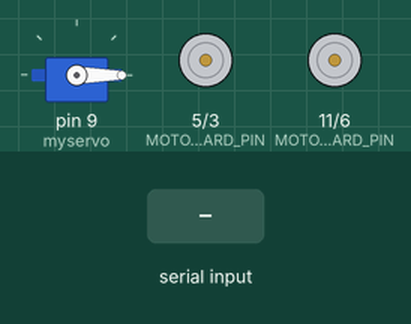
Simulated run of this sketch. Board: Arduino Uno, built with avr-gcc and run on an emulated ATmega328P. Shown: servo, motor-driver pin pairs drawn as motors (green arrow = first pin HIGH = forward, orange = second pin HIGH = backward, longer = more drive). Inputs (shaded band) come from the test bench.

Above: at 1.2 s.
1.3 s: "F" received over Serial
At 2.5 s:
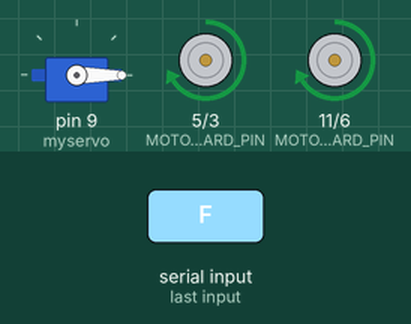
2.8 s: byte 86 ('V') received over Serial
At 3.8 s:
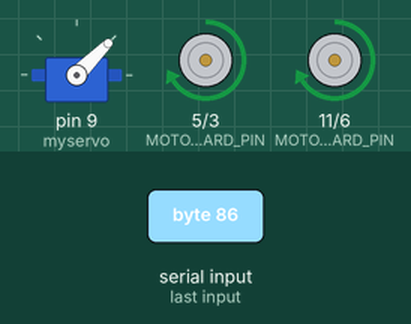
4.3 s: "B" received over Serial
At 4.8 s:
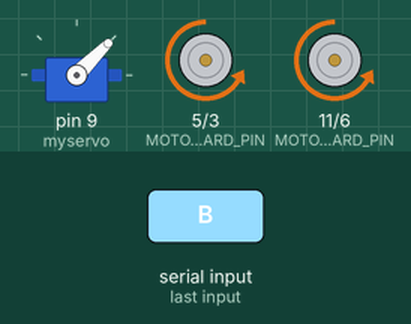
5.8 s: "L" received over Serial
At 7.0 s:
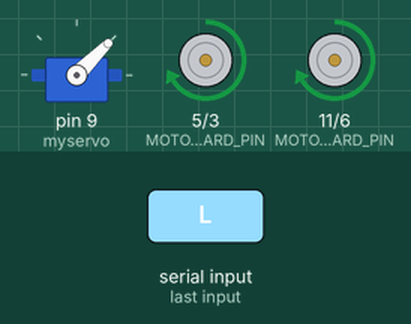
7.3 s: "R" received over Serial
At 8.3 s:
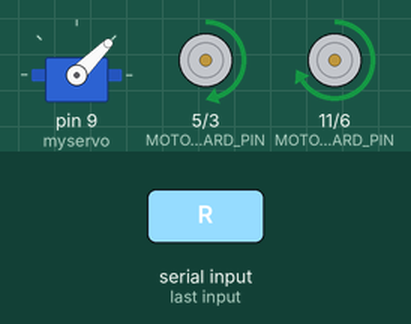
8.8 s: "E" received over Serial
At 9.4 s:
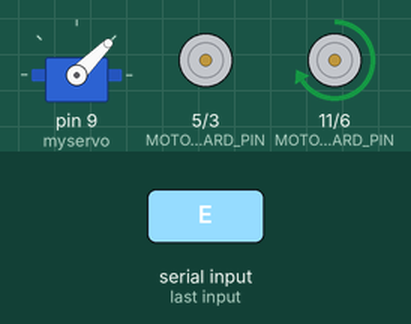
Timing chart, 0 to 11.3 s (numbered marks = the images above; inputs shaded):
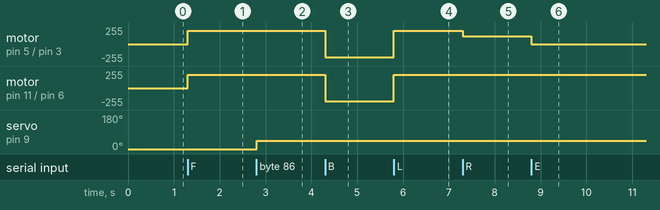

The sketch:

robocar_complete.ino
```cpp
//defining all the pins that the motors are attached to:
#define MOTORS_LEFT_BACKWARD_PIN 6
#define MOTORS_LEFT_FORWARD_PIN 11
#define MOTORS_RIGHT_BACKWARD_PIN 3
#define MOTORS_RIGHT_FORWARD_PIN 5

char answer;
int pos = 0;

//the servo:
#include <Servo.h>
Servo myservo;

//all the sensor stuff
#include <Wire.h>
#include <VL53L1X.h>
VL53L1X sensor;

void setup() {
  // put your setup code here, to run once:
  Serial.begin(115200);
  pinMode(MOTORS_LEFT_BACKWARD_PIN, OUTPUT);
  pinMode(MOTORS_LEFT_FORWARD_PIN, OUTPUT);
  pinMode(MOTORS_RIGHT_BACKWARD_PIN, OUTPUT);
  pinMode(MOTORS_RIGHT_FORWARD_PIN, OUTPUT);
  Wire.begin();
  Wire.setClock(400000); // use 400 kHz I2C
  sensor.setTimeout(500);
  myservo.attach(9);
  myservo.write(pos);
}

void move_forward() {
    analogWrite(MOTORS_LEFT_FORWARD_PIN, 200);
    analogWrite(MOTORS_RIGHT_FORWARD_PIN, 200);
    analogWrite(MOTORS_RIGHT_BACKWARD_PIN, 0);
    analogWrite(MOTORS_LEFT_BACKWARD_PIN, 0);
}

void move_backward() {
    analogWrite(MOTORS_LEFT_BACKWARD_PIN, 200);
    analogWrite(MOTORS_RIGHT_BACKWARD_PIN, 200);
    analogWrite(MOTORS_LEFT_FORWARD_PIN, 0);
    analogWrite(MOTORS_RIGHT_FORWARD_PIN, 0);
}

void turn_left() {
    analogWrite(MOTORS_LEFT_FORWARD_PIN, 120);
    analogWrite(MOTORS_LEFT_BACKWARD_PIN, 0);
    analogWrite(MOTORS_RIGHT_FORWARD_PIN, 200);
    analogWrite(MOTORS_RIGHT_BACKWARD_PIN, 0);
}

void turn_right() {
    analogWrite(MOTORS_LEFT_FORWARD_PIN, 200);
    analogWrite(MOTORS_LEFT_BACKWARD_PIN, 0);
    analogWrite(MOTORS_RIGHT_FORWARD_PIN, 120);
    analogWrite(MOTORS_RIGHT_BACKWARD_PIN, 0);
}

void sharp_right() {
    analogWrite(MOTORS_LEFT_BACKWARD_PIN, 0);
    analogWrite(MOTORS_RIGHT_BACKWARD_PIN, 0);
    analogWrite(MOTORS_LEFT_FORWARD_PIN, 200);
    analogWrite(MOTORS_RIGHT_FORWARD_PIN, 0);
}

void sharp_left() {
    analogWrite(MOTORS_LEFT_BACKWARD_PIN, 0);
    analogWrite(MOTORS_RIGHT_BACKWARD_PIN, 0);
    analogWrite(MOTORS_LEFT_FORWARD_PIN, 0);
    analogWrite(MOTORS_RIGHT_FORWARD_PIN, 200);
}

void halt() {
    analogWrite(MOTORS_LEFT_FORWARD_PIN, 0);
    analogWrite(MOTORS_RIGHT_FORWARD_PIN, 0);
    analogWrite(MOTORS_LEFT_BACKWARD_PIN, 0);
    analogWrite(MOTORS_RIGHT_BACKWARD_PIN, 0);
}

void turn_left_wallfollowing() {
    analogWrite(MOTORS_LEFT_FORWARD_PIN, 0);
    analogWrite(MOTORS_LEFT_BACKWARD_PIN, 0);
    analogWrite(MOTORS_RIGHT_FORWARD_PIN, 128);
    analogWrite(MOTORS_RIGHT_BACKWARD_PIN, 0);
}

void turn_right_wallfollowing() {
    analogWrite(MOTORS_LEFT_FORWARD_PIN, 128);
    analogWrite(MOTORS_LEFT_BACKWARD_PIN, 0);
    analogWrite(MOTORS_RIGHT_FORWARD_PIN, 0);
    analogWrite(MOTORS_RIGHT_BACKWARD_PIN, 0);
}

void sensormeasurement_wall_following() {
  //Long: 360cm; Medium: 290cm; Short: 136cm
  sensor.setDistanceMode(VL53L1X::Short);
  sensor.setMeasurementTimingBudget(50000);
  sensor.startContinuous(50);
  sensor.read();
  Serial.print(sensor.ranging_data.range_mm);

}

void servo_wallfollowing() {
  for (pos = 0; pos <= 45; pos += 1) {
    // in steps of 1 degree
    myservo.write(pos);
  }
}

void loop() {
  // put your main code here, to run repeatedly:
  if (Serial.available() > 0)
  {
  answer = Serial.read();

  switch (answer)
  {
    case 'F':
    move_forward();
    break;

    case 'B':
    move_backward();
    break;

    case 'L':
    turn_left();
    break;

    case 'R':
    turn_right();
    break;

    case 'E':
    sharp_right();
    break;

    case 'Q':
    sharp_left();
    break;

    case 'H':
    halt();
    break;

    case 'X':
    sensormeasurement_wall_following();
    break;

    case 'T':
    turn_left_wallfollowing();
    break;

    case 'S':
    turn_right_wallfollowing();
    break;

    case 'V':
    servo_wallfollowing();
    break;

    default:
    break;
  }
}
}
```

Measured:
- after the input at 1.3 s, motor on pin 5 (MOTORS_RIGHT_FORWARD_PIN) / pin 3 (MOTORS_RIGHT_BACKWARD_PIN), motor on pin 11 (MOTORS_LEFT_FORWARD_PIN) / pin 6 (MOTORS_LEFT_BACKWARD_PIN): stopped → forward 200/255 at once
- after the input at 2.8 s, servo on pin 9 (myservo): 0° → 45° at once
- after the input at 4.3 s, motor on pin 5 (MOTORS_RIGHT_FORWARD_PIN) / pin 3 (MOTORS_RIGHT_BACKWARD_PIN), motor on pin 11 (MOTORS_LEFT_FORWARD_PIN) / pin 6 (MOTORS_LEFT_BACKWARD_PIN): forward 200/255 → backward 200/255 at once
- after the input at 5.8 s, motor on pin 5 (MOTORS_RIGHT_FORWARD_PIN) / pin 3 (MOTORS_RIGHT_BACKWARD_PIN), motor on pin 11 (MOTORS_LEFT_FORWARD_PIN) / pin 6 (MOTORS_LEFT_BACKWARD_PIN): backward 200/255 → forward 200/255 at once
- after the input at 7.3 s, motor on pin 5 (MOTORS_RIGHT_FORWARD_PIN) / pin 3 (MOTORS_RIGHT_BACKWARD_PIN): forward 200/255 → forward 120/255 at once
- after the input at 8.8 s, motor on pin 5 (MOTORS_RIGHT_FORWARD_PIN) / pin 3 (MOTORS_RIGHT_BACKWARD_PIN): forward 120/255 → stopped at once
